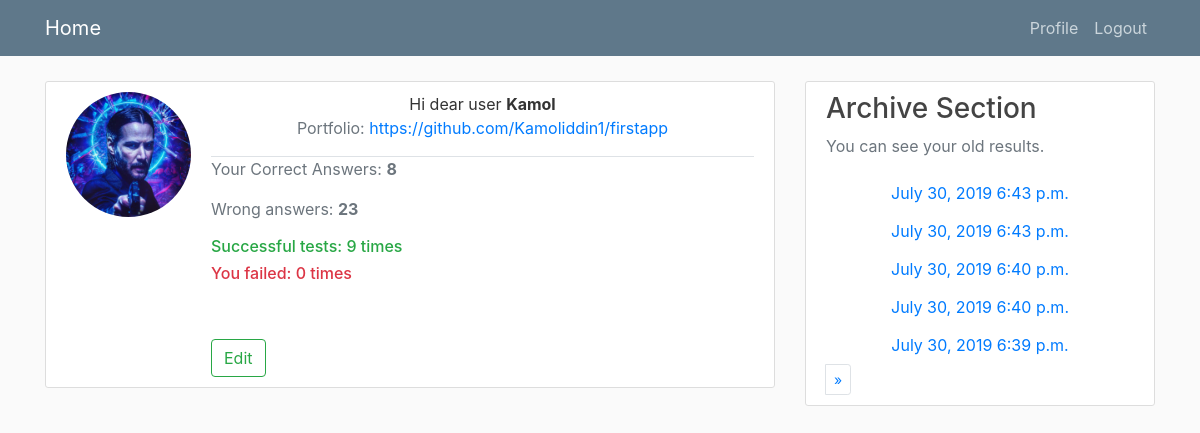
The page /profile/ (signed in) on the database as committed earlier.
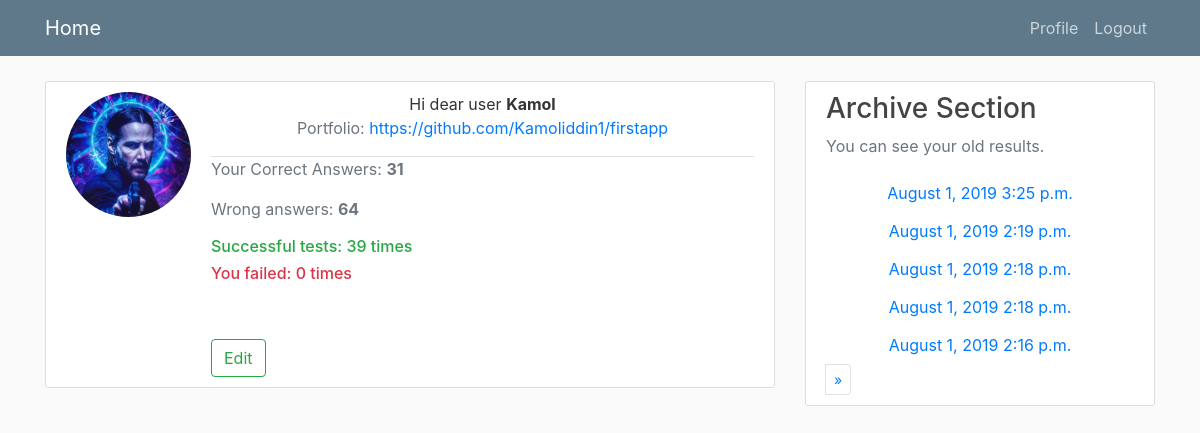
The same page on the database as committed later.
### basicapp/models.py (models this page shows, shortened)
class UserProfileInfo(models.Model):
    user = models.OneToOneField(User, on_delete=models.CASCADE)
    portfolio_site = models.URLField(blank=True, null=True)
    profile_image = models.ImageField(upload_to='profile_pics', default='default.jpg')
    def correct_answers(self):
        return sum(list(map(lambda answer: answer.is_correct, self.user.answers.all())))
    def incorrect_answers(self):
        return self.user.answers.filter(session__finished_at__isnull=False).count() - self.correct_answers()

class TestSession(models.Model):
    no_of_questions = models.IntegerField(default=5)
    created_at = models.DateTimeField(auto_now_add=True)
    finished_at = models.DateTimeField(null=True, blank=True)

### basicapp/views.py (the view)
# urls.py: path('profile/', login_required(ProfileView.as_view(date_field="created_at", allow_empty=True)), name='profile'),
class ProfileView(ArchiveIndexView):
    template_name = 'basicapp/profile.html'
    queryset = TestSession.objects.all()
    paginate_by = 5
    def get_queryset(self):
        if self.request and self.request.user:
            self.queryset = TestSession.objects.filter(answers__user=self.request.user).distinct()
        return super().get_queryset()
    def get_template_names(self):
        return [self.template_name]
    def get_context_data(self, **kwargs):
        data = super().get_context_data(**kwargs)
        count_success = 0
        test_sessions = TestSession.objects.filter(answers__user=self.request.user, finished_at__isnull=False).order_by(
            '-created_at').distinct()
        not_finished = TestSession.objects.filter(answers__user=self.request.user, finished_at__isnull=True)
        for session in test_sessions:
            if session.finished_at < session.created_at + \
                    timezone.timedelta(seconds=session.no_of_questions * 10):
                count_success += 1
        data['correct_answers'] = UserProfileInfo.objects.get(user=self.request.user).correct_answers()
        data['incorrect_answers'] = UserProfileInfo.objects.get(user=self.request.user).incorrect_answers()
        if not_finished.count() == 0:
            data['not_finished'] = not_finished
        else:
            data['not_finished'] = not_finished[0]
        data['success'] = count_success
        data['fail'] = not_finished.count()
        data['test'] = test_sessions
        return data

### basicapp/models.py (called while the page is built)
    @property
    def is_correct(self):
        if self.session.finished_at and self.session.finished_at < self.session.created_at + \
                        timezone.timedelta(seconds=self.session.no_of_questions * 10):
            if self.choice == self.question.word:
                return True
            return False
        return False

### templates/basicapp/profile.html (shortened to what this page needs)
{% extends 'basicapp/base.html' %}
{% block aside %}
    <div class="col-md-8">
        <div class="content-section animated fadeInDown">
            <form method="post">
                <div class="media">
                    <img src="{{ user.userprofileinfo.profile_image.url }}" class="rounded-circle account-img animated bounceInDown delay-0.5s">
                    <div class="media-body">
                        <div class="profile text-lg-center animated tada delay-2s">
                            <span class="">Hi dear user <b>{{ user.username }}</b></span>
                            <p class="text-muted">Portfolio: <a href="{{ user.userprofileinfo.portfolio_site }}">{{ user.userprofileinfo.portfolio_site }}</a></p>
                        </div>
                        {% if test %}
                            <p class="text-muted mt-2 border-top">Your Correct Answers: <b>{{ correct_answers }}</b></p>
                            {% if incorrect_answers == 0 %}
                                <p class="text-muted mt-2">You answered correctly: <b>{{ incorrect_answers }}</b><span
                                        class="ml-5"><b><--You are so talented></b></span></p>
                            {% else %}
                                <p class="text-muted mt-2">Wrong answers: <b>{{ incorrect_answers }}</b></p>
                            {% endif %}
                            <h6 class="text-success">Successful tests: {{ success }}{% if  success == 1 %} time {% else %} times{% endif %}</h6>
                            <h6 class="text-danger">You failed: {{ fail }} {% if  fail == 1 %} time {% else %} times{% endif %}</h6>
                        {% else %}
                            <h6 class="text-danger border-top">You did not pass any test</h6>
                        {% endif %}
                        <a href="{% url 'profile_edit' %}" class="btn btn-outline-success mt-5">Edit</a>
                    </div>
                </div>
            </form>
        </div>
    </div>
    {% include 'basicapp/snippet_archive.html' %}
{% endblock %}

### templates/basicapp/base.html (shortened to what this page needs)
{% load static %}
<!DOCTYPE html>
<html>
<head>
    <link rel="stylesheet" href="{% static 'css/bootstrap.min.css' %}">
    <link rel="stylesheet" type="text/css" href="{% static 'css/blog.css' %}">
    <link rel="stylesheet" type="text/css" href="{% static 'css/jquery.countdown.css' %}">
    <link rel="stylesheet" href="https://cdnjs.cloudflare.com/ajax/libs/animate.css/3.7.2/animate.min.css">
</head>
<body>
<header class="site-header">
    <nav class="navbar navbar-expand-md navbar-dark bg-steel fixed-top">
        <div class="container">
            <div class="collapse navbar-collapse" id="navbarToggle">
                <div class="navbar-nav mr-auto">
                    <a class="navbar-brand mr-4" href="{% url 'index' %}">Home</a>
                </div>
                <div class="navbar-nav">
                    {% if user.is_authenticated %}
                        <a class="nav-item nav-link" href="{% url 'profile' %}">Profile</a>
                        <a class="nav-item nav-link" href="{% url 'logout' %}">Logout</a>
                    {% else %}
                        <a class="nav-item nav-link" href="{% url 'login' %}">Login</a>
                        <a class="nav-item nav-link" href="{% url 'register' %}">Register</a>
                    {% endif %}
                </div>
            </div>
        </div>
    </nav>
</header>
<main role="main" class="container">
    <div class="row">
        <div class="col-md-12">
        </div>
        {% block aside %}{% endblock %}
    </div>
</main>
</body>
</html>

### templates/basicapp/snippet_archive.html (shortened to what this page needs)
<div class="col-md-4">
    <div class="content-section animated lightSpeedIn delay-1s">
        <h3>Archive Section</h3>
        <p class='text-muted'>You can see your old results.</p>
        <div id="js-archive-ajax">
            <ul class="list-group">
                {% for result in latest %}
                    <button class="btn btn-link" type="button" data-toggle="collapse"
                            data-target="#{{ result.id }}">{{ result.created_at|date:"F j, Y P" }}</button>
                {% endfor %}
            </ul>
        </div>
        <ul class="pagination pagination-sm">
            <div class="step-links">
                {% if page_obj.has_next %}
                    <li class="page-item">
                        <a id="next" class="page-link" href="?page={{ page_obj.next_page_number }}">&raquo;</a>
                    </li>
                {% endif %}
            </div>
        </ul>
    </div>
</div>

### static/css/blog.css (style rules this page uses)
body { background: #fafafa; color: #333333; margin-top: 5rem; }
h1, h2, h3, h4, h5, h6 { color: #444444; }
ul { margin: 0; }
.bg-steel { background-color: #5f788a; }
.site-header .navbar-nav .nav-link { color: #cbd5db; }
.content-section { background: #ffffff; padding: 10px 20px; border: 1px solid #dddddd; border-radius: 3px; margin-bottom: 20px; }
.account-img { height: 125px; width: 125px; margin-right: 20px; margin-bottom: 16px; }
.step-links { display: inline-flex; }

Rows that differ between the two databases and show on the page:
removed TestSession: created_at "July 30, 2019 6:43 p.m."
removed TestSession: created_at "July 30, 2019 6:43 p.m."
removed TestSession: created_at "July 30, 2019 6:40 p.m."
removed TestSession: created_at "July 30, 2019 6:40 p.m."
removed TestSession: created_at "July 30, 2019 6:39 p.m."
added TestSession: created_at "August 1, 2019 3:25 p.m."
added TestSession: created_at "August 1, 2019 2:19 p.m."
added TestSession: created_at "August 1, 2019 2:18 p.m."
added TestSession: created_at "August 1, 2019 2:18 p.m."
added TestSession: created_at "August 1, 2019 2:16 p.m."
Other text that changed with them:
{{ correct_answers }}: "8" → "31"
{{ incorrect_answers }}: "23" → "64"
{{ success }}: "9" → "39"
